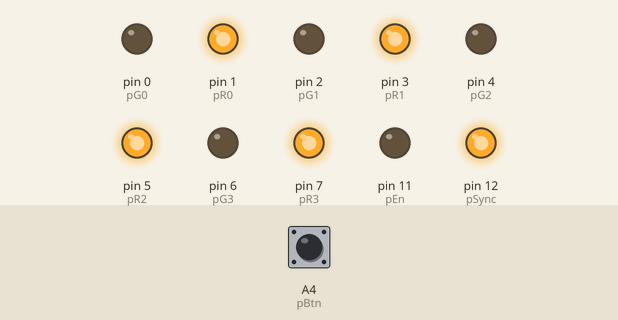
This sketch was run on a simulated Arduino Uno, built with avr-gcc and run on an emulated ATmega328P. On the bench: output pins drawn as LEDs (lit = HIGH). Inputs (shaded band) come from the test bench; at power-on: A4 (pBtn) LOW. Pins used as bus, display or sensor lines are not drawn.

Above: at 0.1 s.
At 1.1 s:
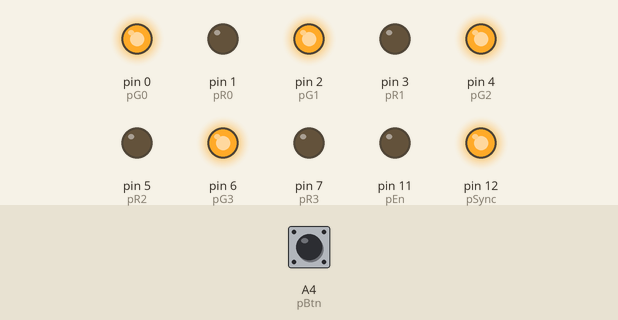
At 2.1 s:
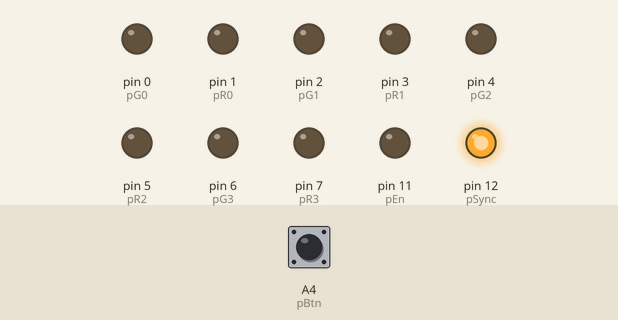
At 3.1 s:
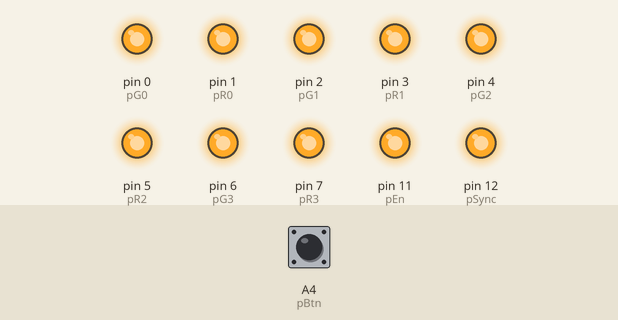
Timing chart, 0 to 4.6 s (numbered marks = the images above):
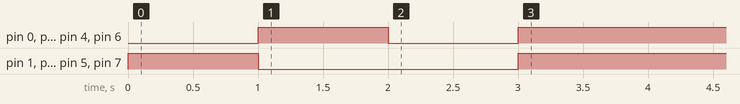

The sketch:

MatrixBoard.ino
```cpp
#include "MBheader.h"
#include <TouchScreen.h>

char curRow;
byte colorMatrix[NUM_COLS][NUM_ROWS];
byte switchState;
TouchScreen ts = TouchScreen(pTS0, pTS1, pTS2, pTS3, TS_RESISTANCE); //!! may need to change these pins

void setup()
{
  initDisplay();
  testLED();
  initInput();
}

void loop()
{
  if (checkBtn())
  {
    fillScreen();
  }
  Point p = ts.getPoint();
  if( p.z > ts.pressureThreshhold )
  {
    checkSwitch();
    changeScreen(p.x, p.y);
  }
}


void changeScreen( int x_in, int y_in )
{
  int x, y;
  byte xIndex;
  byte xBit;
  byte xBitmask;

  x = map_r( x_in, MAP_IN_X_LO, MAP_IN_X_HI, MAP_OUT_X_LO, MAP_OUT_X_HI );
  y = map_r( y_in, MAP_IN_Y_LO, MAP_IN_Y_HI, MAP_OUT_Y_LO, MAP_OUT_Y_HI );

  xIndex = x && 0x7;
  xBit = 6 - ((x >> 2) && 0x6); // should be 0, 2, 4, or 6
  xBitmask = (switchState && 0x3) << xBit; // should be 0x01, 0x04, 0x10, or 0x40 times 00, 01, 10, or 11

  if ((switchState & 0x4) == 0) //erase mode
  {
    colorMatrix[xIndex][y] &= (~xBitmask); //clear bits
  } else {
    colorMatrix[xIndex][y] |= (xBitmask); //set bits
  }
}

void fillScreen()
{
  byte temp;
  byte rgstate = switchState && 0x3;

  switch( rgstate ) {
    case 0: //nothing
      temp = 0x00;
      break;
    case 1: //green
      temp = 0x55;
      break;
    case 2: //red
      temp = 0xAA;
      break;
    case 3: //both
      temp = 0xFF;
      break;
  }

  if ((switchState && 0x4) == 0) //erase
  {
    temp = ~temp;
    for( byte c = 0; c < NUM_COLS; c++ ) {
      for( byte r = 0; r < NUM_ROWS; r++ ) {
        colorMatrix[c][r] &= temp;
      }
    }
  } else { //draw mode
    for( byte c = 0; c < NUM_COLS; c++ ) {
      for( byte r = 0; r < NUM_ROWS; r++ ) {
        colorMatrix[c][r] |= temp;
      }
    }
  }
}
```

MBDisplay.ino
```cpp
#include "MBheader.h"


/// set up all the pins and whatnot
void initDisplay()
{
  curRow = -1;

  pinMode(pG0, OUTPUT);
  pinMode(pR0, OUTPUT);
  pinMode(pG1, OUTPUT);
  pinMode(pR1, OUTPUT);
  pinMode(pG2, OUTPUT);
  pinMode(pR2, OUTPUT);
  pinMode(pG3, OUTPUT);
  pinMode(pR3, OUTPUT);

  pinMode(pClk0, OUTPUT);
  pinMode(pClk1, OUTPUT);
  pinMode(pEn,   OUTPUT);
  pinMode(pSync, OUTPUT);

  digitalWrite(pEn, HIGH); //disable SR outputs
  digitalWrite(pClk0, LOW);
  digitalWrite(pClk1, LOW);
  digitalWrite(pSync, LOW);

  PORTSR = 0xFF;
  //clear out regs
  for(char c = 0; c < NUM_COLS; c++)
  {
    PULSE(pClk0);
    PULSE(pClk1);
  }

  for(char c = 0; c < NUM_COLS; c++)
  {
    for(char r = 0; r < NUM_ROWS; r++)
    {
      colorMatrix[c][r] = 0;
    }
  }
}

/// starts drawing the display; provides sync pulse and first row
void drawDisplayStart()
{
  digitalWrite( pEn, HIGH );
  digitalWrite( pSync, HIGH ); //start sync pulse
  PULSE( pClk1 ); //clock in the sync pulse
  digitalWrite( pSync, LOW );

  curRow = 0;
  for (char curCol = 0; curCol < NUM_COLS; curCol++)
  {
    PORTSR = colorMatrix[curCol][curRow];
    PULSE(pClk0);
  }
  PULSE(pClk1);
  digitalWrite(pEn,LOW);
}

/// draw the next row of the matrix
void drawNextRow()
{
  curRow++;
  for (char curCol = 0; curCol < NUM_COLS; curCol++)
  {
    PORTSR = colorMatrix[curCol][curRow];
    PULSE(pClk0);
  }
  PULSE(pClk1);
}

/// Test all the colors of the screen
void testLED()
{

  digitalWrite(pEn, LOW);
  //LIGHT UP GREEN
  PORTSR = 0xAA;
  digitalWrite(pSync, HIGH);
  for(char c = 0; c < NUM_COLS; c++) {
    PULSE(pClk0);
    PULSE(pClk1);
  }
  PULSE(pClk1);

  delay(1000);

  //LIGHT UP RED
  PORTSR = 0x55;
  for(char c = 0; c < NUM_COLS; c++) {
    PULSE(pClk0);
    PULSE(pClk1);
  }
  PULSE(pClk1);

  delay(1000);

  //LIGHT UP BOTH
  PORTSR = 0x00;
  for(char c = 0; c < NUM_COLS; c++) {
    PULSE(pClk0);
    PULSE(pClk1);
  }
  PULSE(pClk1);

  delay(1000);

  //TURN OFF
  PORTSR = 0xFF;
  for(char c = 0; c < NUM_COLS; c++) {
    PULSE(pClk0);
    PULSE(pClk1);
  }
  PULSE(pClk1);
  digitalWrite(pEn, HIGH);
}
```

MBInput.ino
```cpp
#include "MBheader.h"

void initInput()
{
  pinMode( pSw, INPUT );
  pinMode( pBtn, INPUT );
}

//sets switch state to 0-7, bit 0 = green, bit 1 = red, bit 2 = mode
void checkSwitch()
{
  int raw = analogRead(pSw); // ab c000 0000
  switchState = ((raw+0x40)>>6);
}

boolean checkBtn()
{
  static long holdStart = 0;
  static boolean holding = false;

  boolean reading = digitalRead(pBtn);
  if (reading)
  {
    if (!holding)
    {
      holding = true;
      holdStart = millis();
      return false;
    } else if ((millis()-holdStart) >= FILL_BTN_HOLD)
    {
      return true;
    }
  } else {
    holding = false;
    return false;
  }
  return false;
}
```

MBTimer.ino
```cpp
void initTimer()
{
  cli();

  TCCR2A |= (1 << WGM21); //turn on CTC mode for timer 2
  TCCR2B |= PRESCALER; //set up prescaler
  OCR2A = OCR_VALUE; //set up compare register
  TIMSK2 |= (1 << OCIE2A); //enable timer interrupt

  sei();
}

/// ISR for the timer interrupt (2.404kHz)
ISR(TIMER2_COMPA_vect)
{
  if (curRow == -1 || curRow == NUM_COLS-1)
    drawDisplayStart();
  else
    drawNextRow();
}
```

MBheader.h
```cpp
#ifndef MBHEADER_H
#define MBHEADER_H

#include "Arduino.h"

///////////////////////
// PINS
///////////////////////
typedef const byte pin;
pin pG0    = 0;
pin pR0    = 1;
pin pG1    = 2;
pin pR1    = 3;
pin pG2    = 4;
pin pR2    = 5;
pin pG3    = 6;
pin pR3    = 7;
//pin 8 unused
pin pClk0  = 9;
pin pClk1  = 10;
pin pEn    = 11;
pin pSync  = 12;
pin pTS0   = A0;
pin pTS1   = A1;
pin pTS2   = A2;
pin pTS3   = A3;
pin pBtn   = A4;
pin pSw    = A5;

#define PORTSR PORTD

///////////////////////
// CONSTANTS
///////////////////////
const byte PRESCALER = (1 << CS21) | (1 << CS20); //aka prescaler of 32 to get 500kHz
const byte OCR_VALUE = 208; //208 @ 500kHz = 2.404kHz

#define NUM_COLS 8
#define NUM_ROWS 24

#define FILL_BTN_HOLD 400 //in ms, time you must hold down fill btn to fill

#define TS_RESISTANCE 300 //!! measure and update

#define MAP_IN_X_LO 0    //!! these values will likely
#define MAP_IN_X_HI 1023    // need tweaking
#define MAP_IN_Y_LO 0
#define MAP_IN_Y_HI 1023
#define MAP_OUT_X_LO 0
#define MAP_OUT_X_HI 31
#define MAP_OUT_Y_LO 0
#define MAP_OUT_Y_HI 23

///////////////////////
// MACROS
///////////////////////
#define PULSE(x)  digitalWrite(x,HIGH); digitalWrite(x,LOW)


///////////////////////
// FUNCTIONS
///////////////////////

// this is a copy of the built-in Arduino "map" function, but altered to round instead of truncate
long map_r(long x, long in_min, long in_max, long out_min, long out_max)
{
  return ((((((x - in_min) * (out_max - out_min)) << 1) / (in_max - in_min)) + 1) >> 1) + out_min;
}


#endif
```
